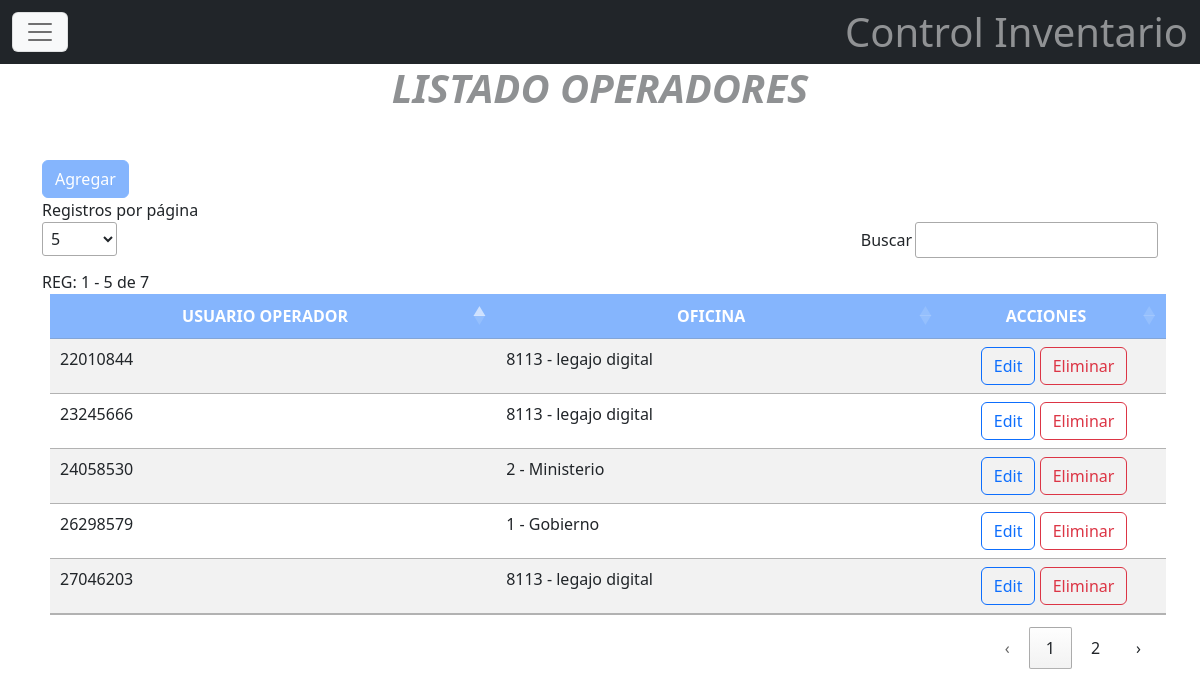
Page /operador/ (signed in) on the committed database.
### apps/operador/models.py (models this page shows, shortened)
class Operador(models.Model):
    operador=models.OneToOneField(User, to_field='id', primary_key=True, on_delete=models.RESTRICT, related_name='operador')
    oficina=models.ForeignKey(Oficina,  on_delete=models.RESTRICT, name='oficina')
    fch_operador=models.DateTimeField(auto_now=True)
    user_operador=models.ForeignKey(User, to_field='id' ,on_delete=models.RESTRICT, related_name='operador_oficina',default=None)
    slug=models.SlugField(max_length=200, null=True,blank=True)
    class Meta:
        verbose_name='Operador'
        verbose_name_plural='Operadores'
        ordering=['operador']

### apps/oficina/models.py (models this page shows)
class Oficina(models.Model):
    id_oficina=models.PositiveIntegerField(primary_key=True)
    dsc_oficina=models.CharField(max_length=50, unique=True)
    id_oficina_padre=models.ForeignKey("self", on_delete=models.PROTECT, blank=True,null=True, related_name='hijo')
    fch_oficina=models.DateTimeField(auto_now=True)
    user_oficina=models.ForeignKey(User, on_delete=models.RESTRICT, default=None)
    slug=models.SlugField(max_length=200, null=True,blank=True)
    class Meta:
        verbose_name='Oficina'
        verbose_name_plural='Oficinas'
        ordering=['dsc_oficina']
    def __str__(self) -> str:
        return f" {self.id_oficina} - {self.dsc_oficina} "
    """def clean(self) -> None:

            ofi=Oficina.objects.filter(id_oficina=self.id_oficina)
            buscar=Oficina.objects.filter(dsc_oficina__iexact=self.dsc_oficina)
            padre=Oficina.objects.filter(id_oficina=self.id_oficina_padre_id).first()
            if self.slug:
                if self.id_oficina==self.id_oficina_padre_id:
                    raise ValueError('Oficina y Superior son iguales')
                buscar = buscar.exclude(pk=self.id_oficina)
                ofi=ofi.exclude(pk=self.id_oficina)
            if buscar.exists():
                raise ValueError('El Nombre de Oficina Existe')
            if ofi.exists():
                raise ValueError('El Código de Oficina Existe')
            if not padre:
                raise ValueError('No existe Oficina Superior Ingresada')
            if not self.id_oficina_padre_id==1:
                try:
                    result=[]
                    valor=oficinas_user(self.id_oficina_padre_id, result)
                    return super().clean()
                except:
                    raise ValueError('Verifique Oficina Padre, genera Bucle infinito')"""

### apps/operador/views.py (the view, shortened to what this page needs)
# urls.py: path('', ListOperador.as_view(), name='list_operadores'),
class ListOperador(LoginRequiredMixin, PermissionRequiredMixin,SuccessMessageMixin,ListView):
        model=Operador
        template_name='operadores.html'
        context_object_name='operadores'
        permission_required = "operador.view_operador"

### apps/operador/templates/operadores.html (shortened to what this page needs)
{% extends 'base.html' %}
{% load static %}
{% block contenido %}
<div class="container">
    <div class="m-3">
          <div class="text-center dropup-center display-6 fw-bold opacity-50 fst-italic">LISTADO OPERADORES</div>
    </div>
  <div class="mt-4">
    <button onclick="modal_data('{% url 'add_operador' %}')" class="btn btn-block btn-primary opacity-50 btn-xs">Agregar</button>
  </div>
 <div class="div_separador">
    Registros por página
 </div>
  <table id="modelos" class="table table-striped dt-responsive nowrap m-2 " style="width:100%" >
  <thead>
      <tr class="bg-primary text-white opacity-50" >
          <th scope="col">USUARIO OPERADOR</th>
          <th scope="col">OFICINA</th>
          <th scope="col">ACCIONES</th>
      </tr>
  </thead>
  <tbody>
    {% for mrc in operadores %}
      <tr>
        <td>{{ mrc.operador }}</td>
        <td>{{ mrc.oficina }}</td>
          <td>
            <button onclick="modal_data('{% url 'edit_operador' mrc.slug %}')"  class="btn btn-outline-primary">Edit</button>
            <button onclick="modal_data('{% url 'del_operador' mrc.slug %}')"  class="btn btn-outline-danger">Eliminar</button>
          </td>
      </tr>
    {% endfor %}
  </tbody>
</table>
</div>
{% endblock %}

### rows in the picture
Operador: operador "23245666", oficina "8113 - legajo digital"
Operador: operador "27046203", oficina "8113 - legajo digital"
Operador: operador "24058530", oficina "2 - Ministerio"
Operador: operador "22010844", oficina "8113 - legajo digital"
Operador: operador "26298579", oficina "1 - Gobierno"
